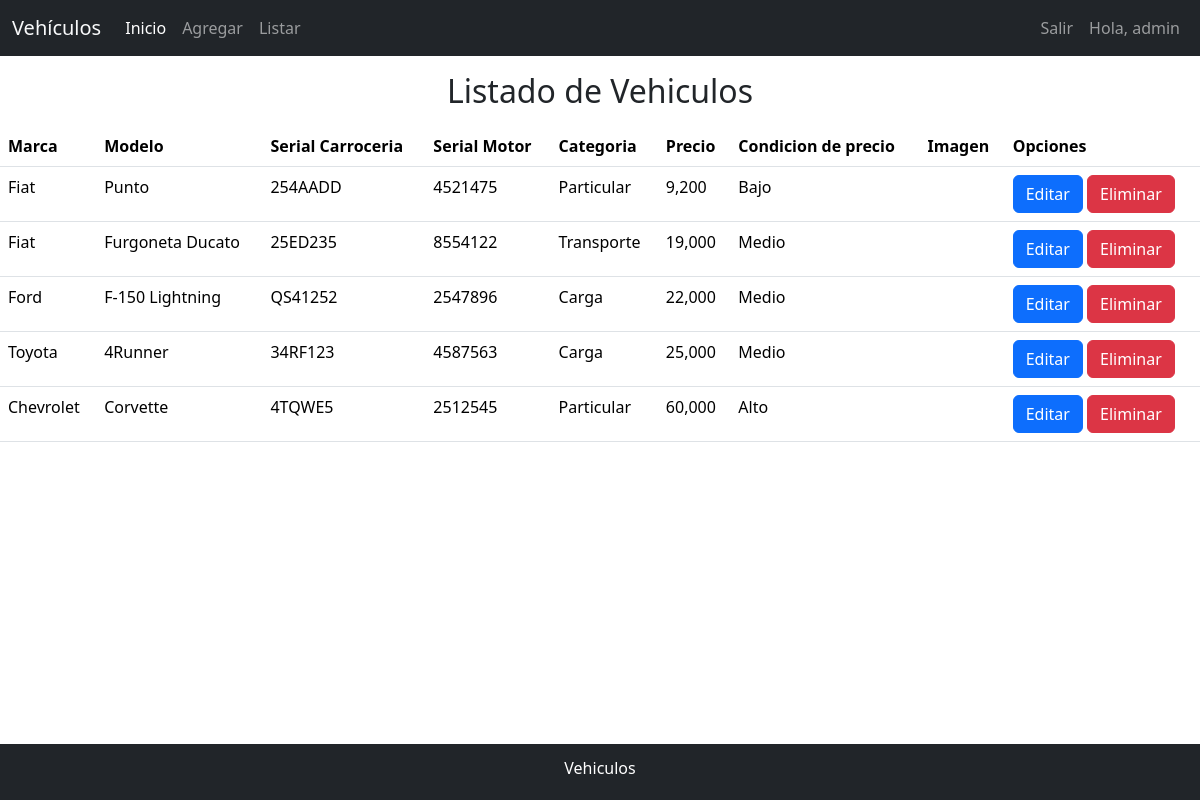
Page /vehiculo/list/ (signed in) on the earlier database version.
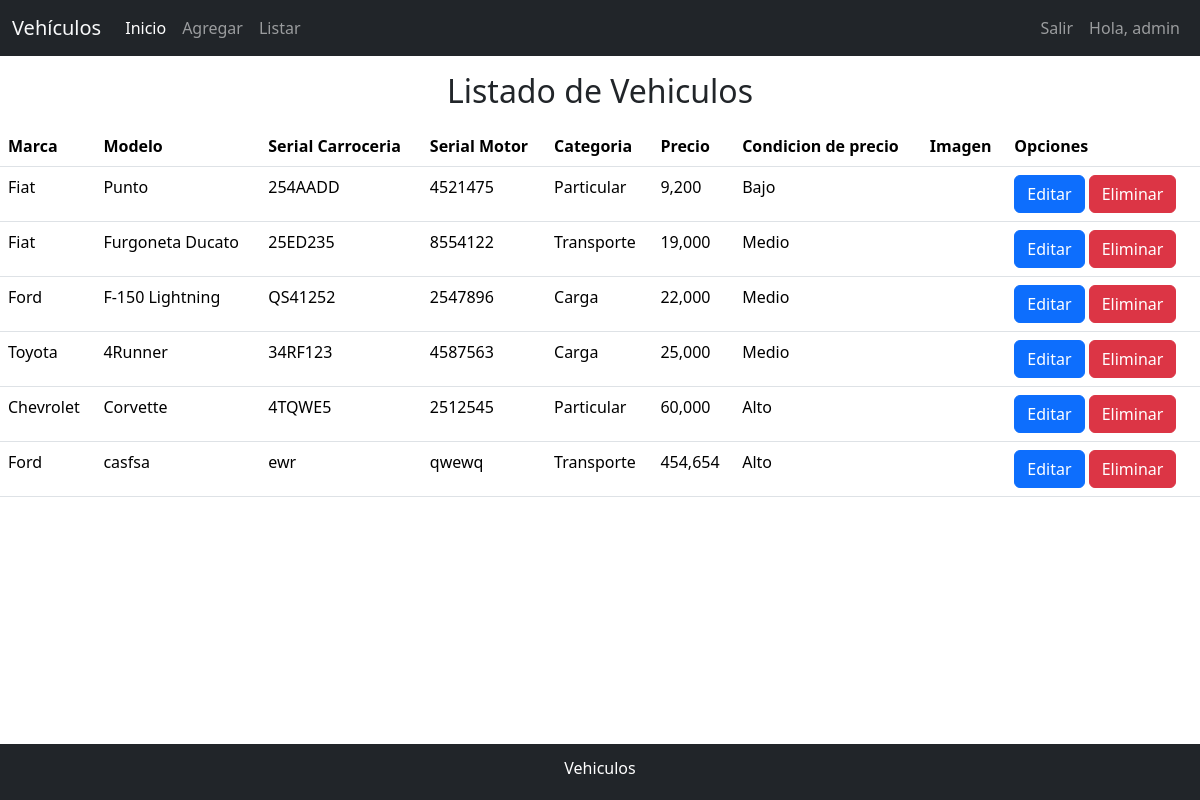
Same page on the later database version.
### vehiculo/models.py (models this page shows, shortened)
class VehiculoModel(models.Model):
    MARCAS_OPTS = (
        ('Fiat', 'Fiat'),
        ('Chevrolet', 'Chevrolet'),
        ('Ford', 'Ford'),
        ('Toyota', 'Toyota'),
    )
    CATEGORIAS_OPTS = (
        ('Particular', 'Particular'),
        ('Transporte', 'Transporte'),
        ('Carga', 'Carga'),
    )
    marca = models.CharField(max_length = 20, choices = MARCAS_OPTS, default = 'Ford')
    modelo = models.CharField(max_length = 100)
    serial_carroceria = models.CharField(max_length = 50)
    serial_motor = models.CharField(max_length = 50)
    categoria = models.CharField(max_length = 20, choices = CATEGORIAS_OPTS, default = 'Particular')
    precio = models.FloatField()
    fecha_creacion = models.DateTimeField(auto_now_add = True)
    fecha_modificacion = models.DateTimeField(auto_now = True)
    imagen = models.ImageField(upload_to='vehiculos', blank=True, null=True)
    class Meta:
        permissions = (
            ("visualizar_catalogo", "Permite ver el listado de vehiculos"),
            )

### vehiculo/views.py (the view)
# urls.py: path('list/', listvehiculo, name = 'listvehiculo'),
@login_required(login_url='login')
@permission_required("vehiculo.visualizar_catalogo", raise_exception=True)
def listvehiculo(request):
    vehiculos = VehiculoModel.objects.all()
    return render(request, 'listvehiculo.html', {'listvehiculo': vehiculos})

### vehiculo/templates/listvehiculo.html
{% extends 'base.html' %}
{% block content %}
{% load humanize %}
<h2 class="text-center m-3">Listado de Vehiculos</h2>
<table class="table table-hover">
    <thead>
        <tr>
            <th scope="col">Marca</th>
            <th scope="col">Modelo</th>
            <th scope="col">Serial Carroceria</th>
            <th scope="col">Serial Motor</th>
            <th scope="col">Categoria</th>
            <th scope="col">Precio</th>
            <th scope="col">Condicion de precio</th>
            <th scope="col">Imagen</th>
            <th scope="col">Opciones</th>
        </tr>
    </thead>
    <tbody>
    {% for i in listvehiculo %}
        <tr>
            <td>{{ i.marca }}</td>
            <td>{{ i.modelo }}</td>
            <td>{{ i.serial_carroceria }}</td>
            <td>{{ i.serial_motor }}</td>
            <td>{{ i.categoria }}</td>
            <td>{{ i.precio | floatformat | intcomma }}</td>
            {% if i.precio <= 10000 %}
            <td>Bajo</td>
            {% elif i.precio > 10000 and i.precio <= 30000 %}
            <td>Medio</td>
            {% else %}
            <td>Alto</td>
            {% endif %}
            {% if i.imagen %}
            <td>
                <a href="{{ i.imagen.url }}" target="_blank">
                    <img id="zoomi" src="{{ i.imagen.url }}" alt="Imagen de vehículo" width="160" height="100">
                </a>
            </td>
            {% else %}
            <td></td>
            {% endif %}
            <td>
                <a href="{% url 'editvehiculo' i.id %}" class="btn btn-primary">Editar</a>
                <a href="{% url 'deletevehiculo' i.id %}" class="btn btn-danger">Eliminar</a>
            </td>
        </tr>
    {% endfor %}
    </tbody>
</table>
{% endblock %}

### vehiculo/templates/base.html (shortened to what this page needs)
<!DOCTYPE html>
<html lang="en">
<head>
    {% load bootstrap5 %}
    {% bootstrap_css %}
    {% load static %}
    <link rel="stylesheet" href="{% static 'css/style.css' %}">
</head>
<body>
    {% include 'nav.html' %}
    {% block content %}
    {% endblock content %}
    {% include 'footer.html' %}
</body>
</html>

### vehiculo/templates/nav.html (shortened to what this page needs)
{% block nav %}
<nav class="navbar navbar-expand-lg navbar-dark bg-dark">
  <div class="container-fluid">
    <a class="navbar-brand text-light">Vehículos</a>
    <div class="collapse navbar-collapse" id="navbarSupportedContent">
      <ul class="navbar-nav me-auto mb-2 mb-lg-0">
        <li class="nav-item">
          <a class="nav-link active" aria-current="page" href="{% url 'index' %}">Inicio</a>
        </li>
        {% if perms.vehiculo.add_vehiculomodel %}
        <li class="nav-item">
          <a class="nav-link" href="{% url 'addvehiculo' %}">Agregar</a>
        </li>
        {% endif %}
        <li class="nav-item">
          <a class="nav-link " href="{% url 'listvehiculo' %}">Listar</a>
        </li>
      </ul>
      <ul class="navbar-nav mr-auto">
        {% if user.is_authenticated %}
        <li class="nav-item">
          <a class="nav-link" href="{% url 'logout' %}">Salir</a>
        </li>
        <li class="nav-item">
          <a class="nav-link" href="{% url 'profile' %}">Hola, {{user.username}}</a>
        </li>
        {% endif %}
      </ul>
    </div>
  </div>
</nav>
{% endblock %}

### vehiculo/templates/footer.html
<footer id="myFooter" class="fixed-bottom bg-dark text-center text-white py-1">
    <div class="container-flex">
        <p class="mt-2">Vehiculos</p>
    </div>
</footer>

Differences in the rows shown:
added VehiculoModel: marca "Ford", modelo "casfsa", serial_carroceria "ewr", serial_motor "qwewq", categoria "Transporte", precio "454,654", shows "Alto"
